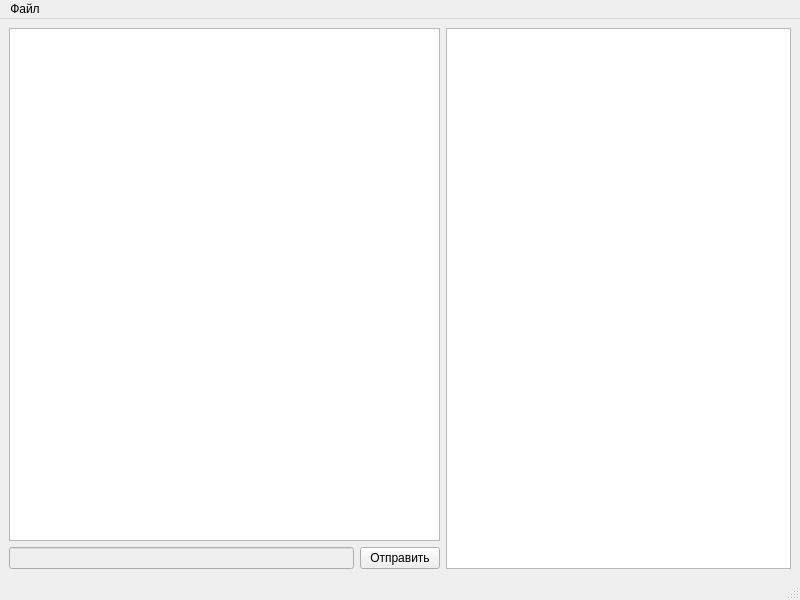
<?xml version="1.0" encoding="UTF-8"?>
<ui version="4.0">
 <class>Client</class>
 <widget class="QMainWindow" name="Client">
  <property name="geometry">
   <rect>
    <x>0</x>
    <y>0</y>
    <width>800</width>
    <height>600</height>
   </rect>
  </property>
  <property name="windowTitle">
   <string>MainWindow</string>
  </property>
  <widget class="QWidget" name="centralwidget">
   <layout class="QGridLayout" name="gridLayout_2">
    <item row="0" column="0">
     <layout class="QGridLayout" name="gridLayout">
      <item row="1" column="0">
       <widget class="QLineEdit" name="lineEdit_enterMessage">
        <property name="enabled">
         <bool>false</bool>
        </property>
       </widget>
      </item>
      <item row="1" column="1">
       <widget class="QPushButton" name="pushButton_send">
        <property name="text">
         <string>Отправить</string>
        </property>
       </widget>
      </item>
      <item row="0" column="2" rowspan="2">
       <widget class="QListWidget" name="listWidget_users"/>
      </item>
      <item row="0" column="0" colspan="2">
       <widget class="QTextEdit" name="textEdit_messages"/>
      </item>
     </layout>
    </item>
   </layout>
  </widget>
  <widget class="QMenuBar" name="menubar">
   <property name="geometry">
    <rect>
     <x>0</x>
     <y>0</y>
     <width>800</width>
     <height>26</height>
    </rect>
   </property>
   <widget class="QMenu" name="menu">
    <property name="title">
     <string>Файл</string>
    </property>
    <addaction name="action_openParams"/>
    <addaction name="action_exit"/>
   </widget>
   <addaction name="menu"/>
  </widget>
  <widget class="QStatusBar" name="statusbar"/>
  <action name="action_openParams">
   <property name="text">
    <string>Параметры</string>
   </property>
  </action>
  <action name="action_exit">
   <property name="text">
    <string>Выход</string>
   </property>
  </action>
 </widget>
 <resources/>
 <connections/>
</ui>
